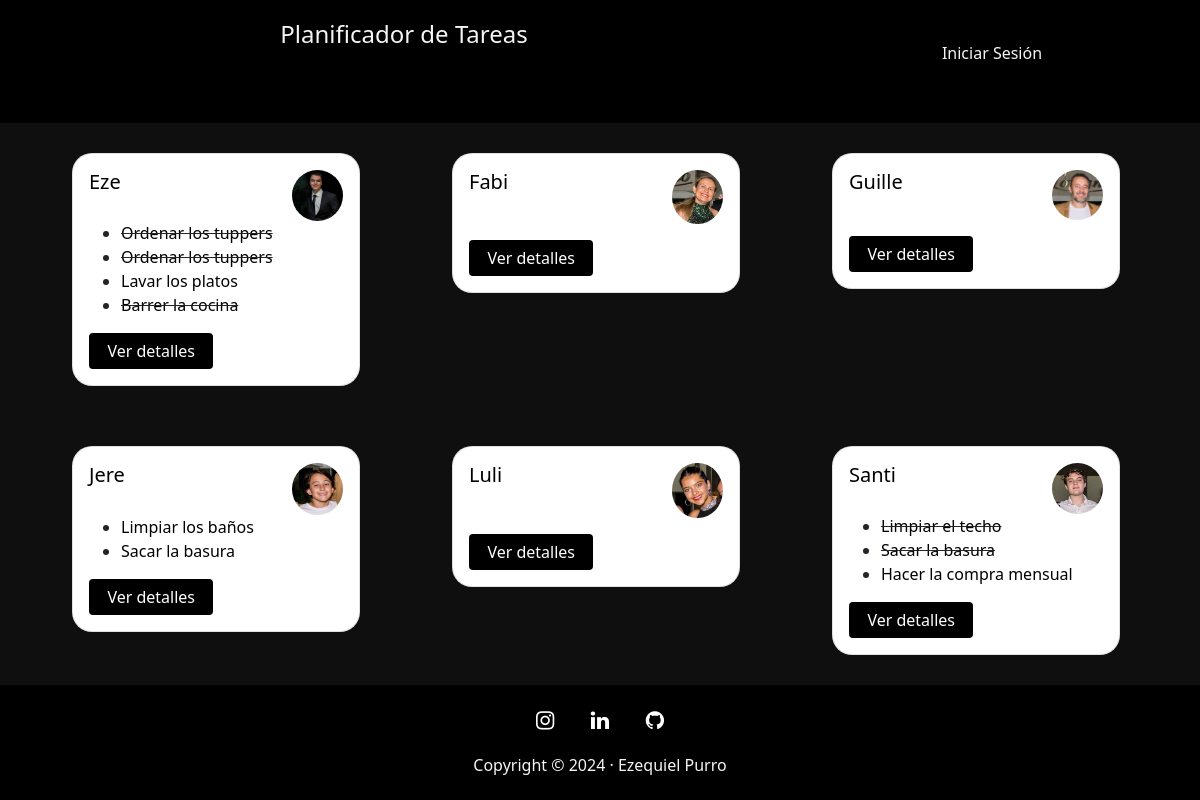
Page /tasks/dashboard/ on the committed database.
### registration/models.py (models this page shows)
class Member(models.Model):
    user = models.OneToOneField(User, on_delete=models.CASCADE)
    name = models.CharField(max_length=20)
    avatar = models.ImageField(upload_to='members', null=True, blank=True)

### tasks/models.py (models this page shows, shortened)
class Task(models.Model):
    title = models.CharField(max_length=200, verbose_name="Titulo")
    description = models.TextField(verbose_name="Descripción", null=True, blank=True)
    isDone = models.BooleanField(default=False, verbose_name="Tarea realizada")
    author = models.ForeignKey(User, verbose_name="Autor", on_delete=models.CASCADE, related_name='%(class)s_author', null=True, blank=True)
    target = models.ForeignKey(User, verbose_name="Destinatario", on_delete=models.CASCADE, related_name='%(class)s_target', null=True, blank=True)
    expiration = models.DateField(verbose_name="Fecha de expiración")
    created = models.DateTimeField(auto_now_add=True, verbose_name="Fecha de Creación")
    class Meta:
        verbose_name = "Tarea"
        verbose_name_plural = "Tareas"
        ordering = ['-created']

### tasks/views.py (the view)
# urls.py: path('dashboard/', Dashboard.as_view(), name="dashboard"),
class Dashboard(ListView):
    context_object_name = 'members_list'
    model = Member
    template_name = "tasks/task_list.html"
    def get_context_data(self, **kwargs):
        context = super(Dashboard, self).get_context_data(**kwargs)
        context.update({
            'tasks_list': Task.objects.order_by('expiration'),
        })
        return context
    def get_queryset(self):
        return Member.objects.order_by('name')

### tasks/templates/tasks/task_list.html (shortened to what this page needs)
{% extends 'core/base.html' %}
{% load static %}
{% block content %}
  <div class="container container-per ">
      <div class="row dashboard">
          {% for member in members_list %}
            <div class="col-sm-4"">
                <div class="card">
                    <div class="card-body">
                      <div class="header">
                        <div class="name">
                          <h5 class="card-title"> <a href="{% url 'member_detail' member.id %}"> {{member.name}} </a> </h5>
                        </div>
                        <div class="avatar">
                          <a href="{% url 'member_detail' member.id %}">
                            {% if member.avatar %}
                              <img src="{{member.avatar.url}}" class="img-fluid">
                            {% else %}
                              <img src="{% static 'registration/img/no-avatar.jpg' %}" class="img-fluid">
                            {% endif %}
                          </a>
                        </div>
                      </div>
                    <ul>
                        {% for task in tasks_list reversed %}
                          {% if task.target == member.user %}
                            {% if task.isDone %}
                              <li><s><a href="{% url 'task_detail' task.id %}" class="task-done">{{task.title}}</a></s></li>
                            {% else %}
                              <li><a href="{% url 'task_detail' task.id %}" class="task">{{task.title}}</a></li>
                            {% endif %}
                          {% endif %}
                        {% endfor %}
                    </ul>
                    <a href="{% url 'member_detail' member.id %}" class="btn btn-primary details">Ver detalles</a>
                    </div>
                </div>
            </div>
          {% endfor %}
      </div>
  </div>
{% endblock %}

### core/static/core/css/styles.css (style rules this page uses)
html, body { background-color: rgb(15, 15, 15); }
.container-per .dashboard .card { width: 18rem; margin: 30px; border-radius: 20px; }
.container-per .dashboard .card .header { display: flex; }
.container-per .dashboard .card .name { flex: 1; }
.container-per .dashboard .card .name a { text-decoration: none; color: black; }
.container-per .dashboard .card .avatar { width: 20%; border-radius: 50%; overflow: hidden; }
.container-per .dashboard .card .task-done { text-decoration: none; color: black; }
.container-per .dashboard .card .task { text-decoration: none; color: black; }
.container-per .dashboard .card .details { background-color: black; border: none; width: 49%; }

### rows in the picture
Member: name "Eze", avatar (picture)
Task: title "Ordenar los tuppers"
Task: title "Ordenar los tuppers"
Task: title "Lavar los platos"
Task: title "Barrer la cocina"
Member: name "Fabi", avatar (picture)
Member: name "Guille", avatar (picture)
Member: name "Jere", avatar (picture)
Task: title "Limpiar los baños"
Task: title "Sacar la basura"
Member: name "Luli", avatar (picture)
Member: name "Santi", avatar (picture)
Task: title "Limpiar el techo"
Task: title "Sacar la basura"
Task: title "Hacer la compra mensual"
